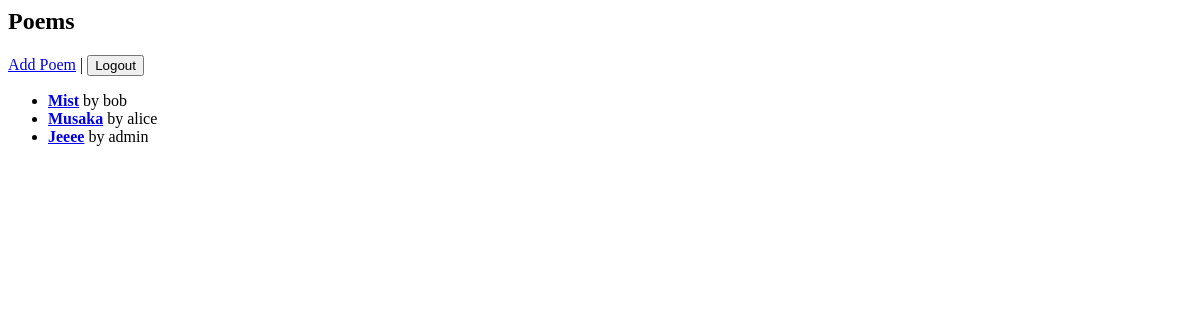
/ (signed in), run on an earlier commit of the app's database.
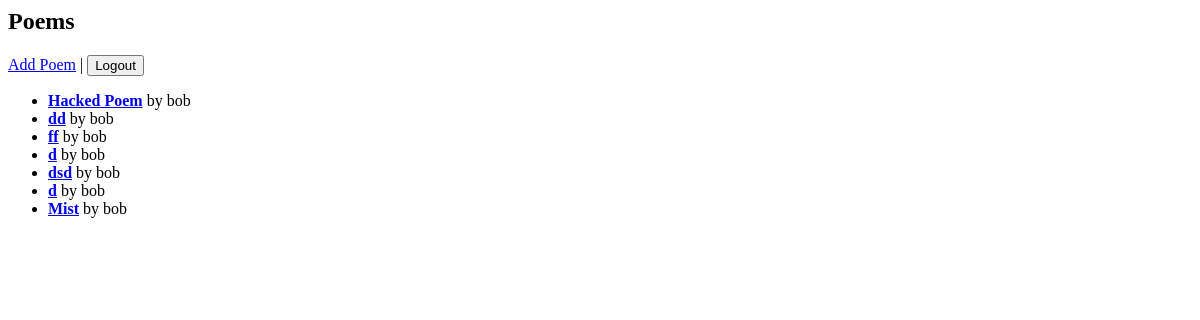
And on a later commit of the database.
### poems/models.py (models this page shows, shortened)
class Poem(models.Model):
    title = models.CharField(max_length=200)
    body = models.TextField()
    author = models.ForeignKey(User, on_delete=models.CASCADE)
    created_at = models.DateTimeField(auto_now_add=True)

### poems/views.py (the view)
# urls.py: path('', views.home, name='home'),
@login_required
def home(request):
    poems = Poem.objects.all().order_by('-created_at')
    return render(request, 'poems/home.html', {'poems': poems})

### poems/templates/poems/home.html (shortened to what this page needs)
<h2>Poems</h2>
<a href="{% url 'add_poem' %}">Add Poem</a> |
<form action="{% url 'logout' %}" method="post" style="display:inline;">
  <button type="submit">Logout</button>
</form>
<ul>
  {% for poem in poems %}
    <li>
      <strong>
        <a href="{% url 'poem_detail' poem.id %}">{{ poem.title }}</a>
      </strong> by {{ poem.author.username }}
    </li>
  {% endfor %}
</ul>

What changed in the data, as far as the page shows it:
removed Poem: title "Musaka", author.username "alice"
removed Poem: title "Jeeee", author.username "admin"
added Poem: title "Hacked Poem", author.username "bob"
added Poem: title "dd", author.username "bob"
added Poem: title "ff", author.username "bob"
added Poem: title "d", author.username "bob"
added Poem: title "dsd", author.username "bob"
added Poem: title "d", author.username "bob"
